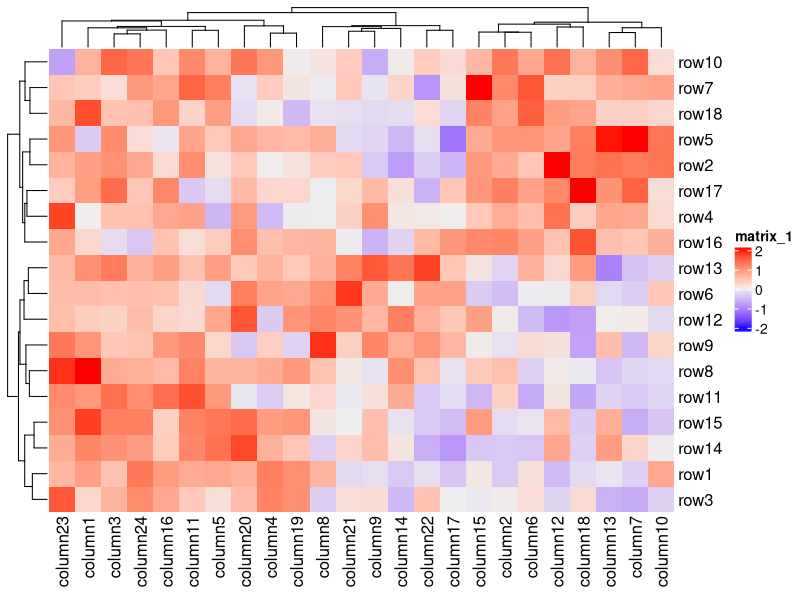
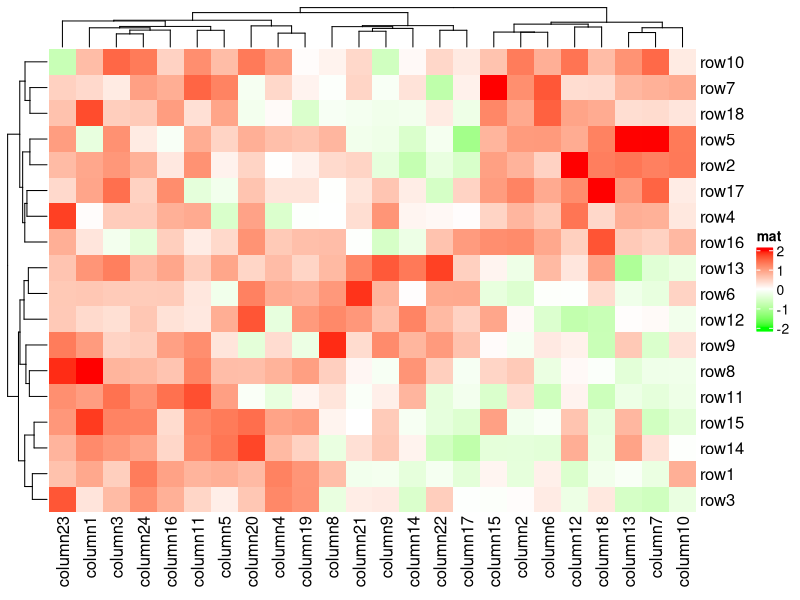
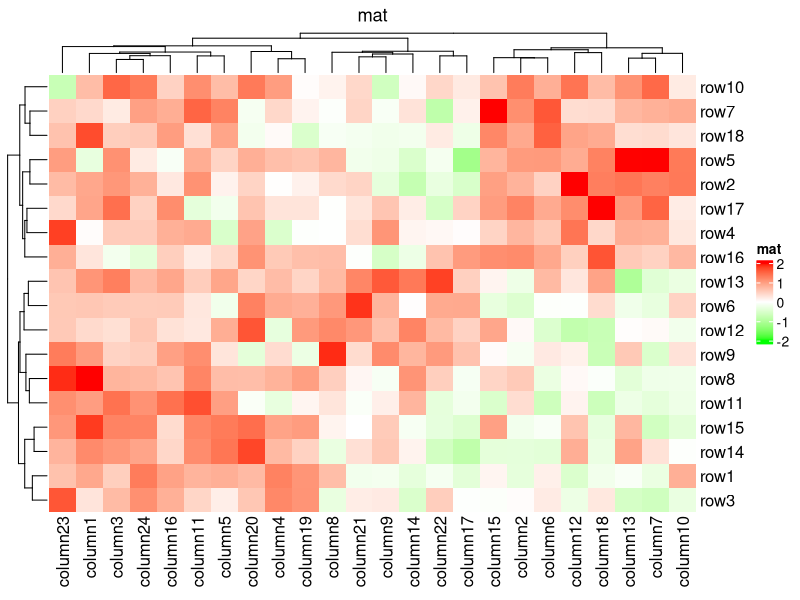
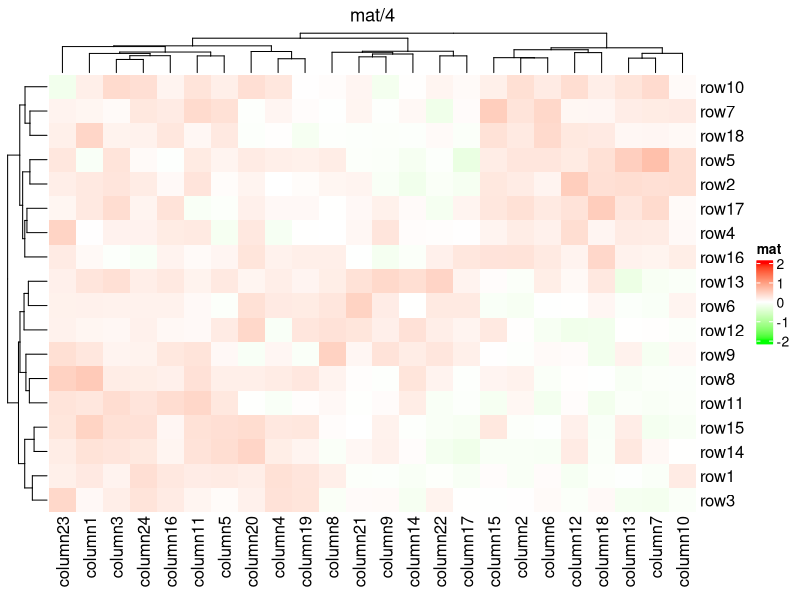
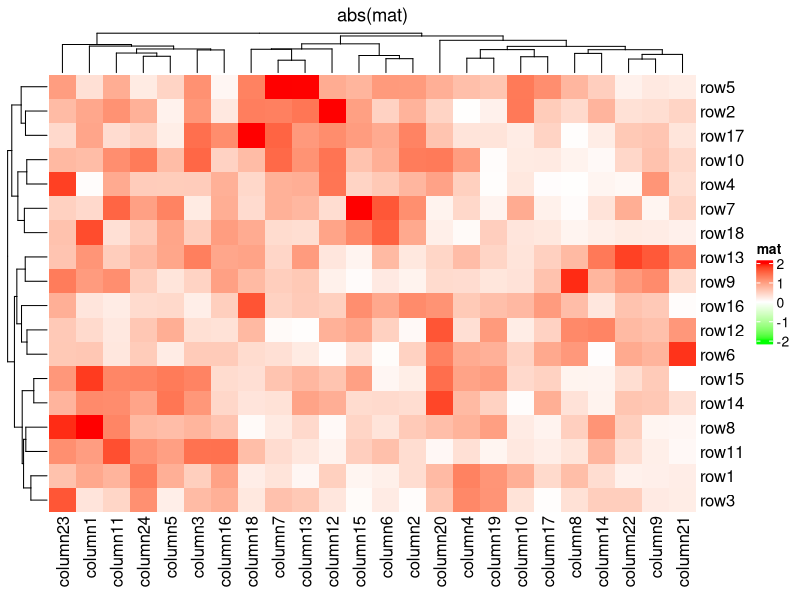
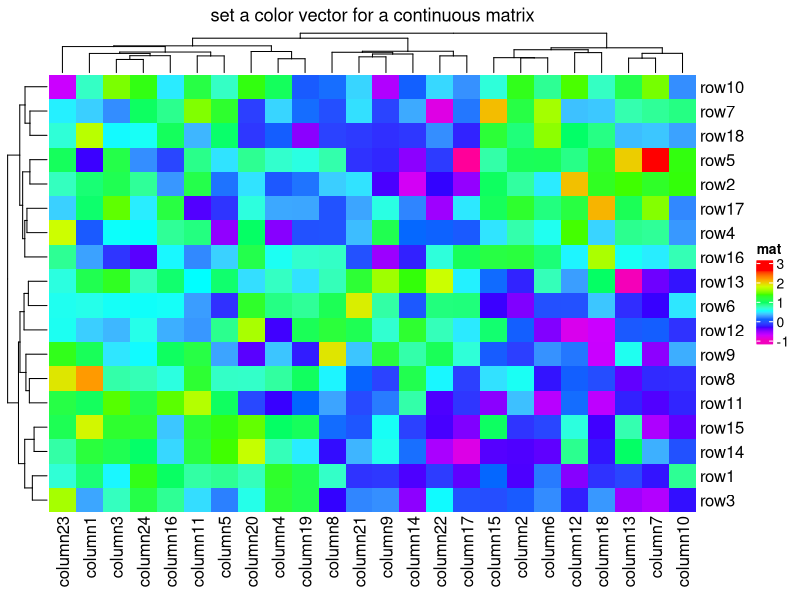
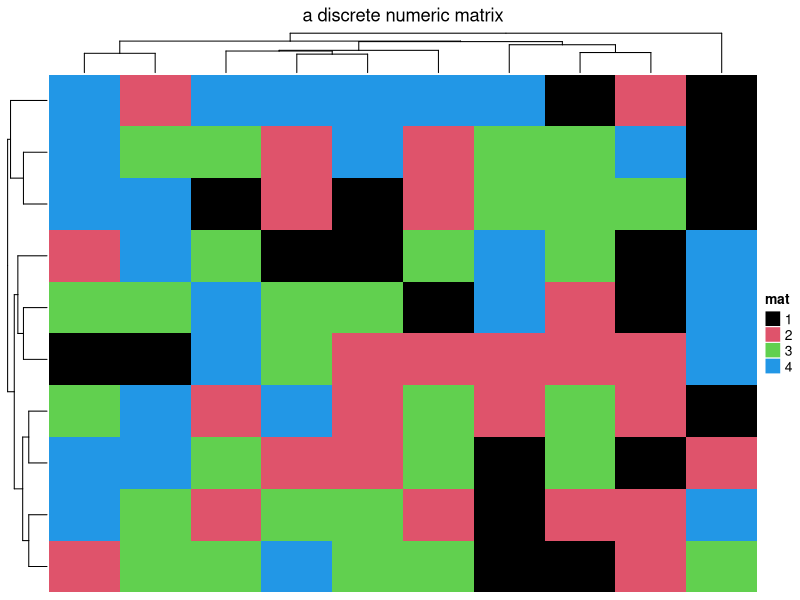
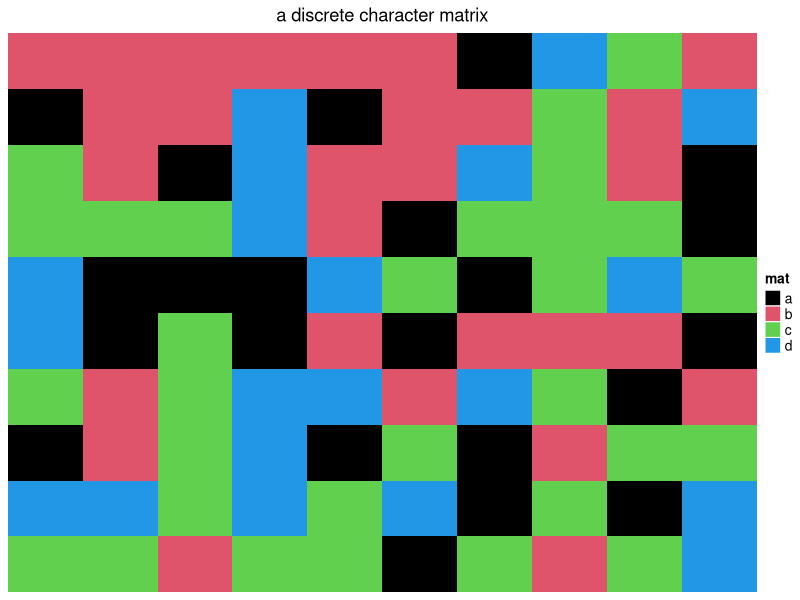

Generate these figures, in order, with R:
## ---- chunk 1
library(ComplexHeatmap)

set.seed(123)
nr1 = 4; nr2 = 8; nr3 = 6; nr = nr1 + nr2 + nr3
nc1 = 6; nc2 = 8; nc3 = 10; nc = nc1 + nc2 + nc3
mat = cbind(rbind(matrix(rnorm(nr1*nc1, mean = 1,   sd = 0.5), nr = nr1),
          matrix(rnorm(nr2*nc1, mean = 0,   sd = 0.5), nr = nr2),
          matrix(rnorm(nr3*nc1, mean = 0,   sd = 0.5), nr = nr3)),
    rbind(matrix(rnorm(nr1*nc2, mean = 0,   sd = 0.5), nr = nr1),
          matrix(rnorm(nr2*nc2, mean = 1,   sd = 0.5), nr = nr2),
          matrix(rnorm(nr3*nc2, mean = 0,   sd = 0.5), nr = nr3)),
    rbind(matrix(rnorm(nr1*nc3, mean = 0.5, sd = 0.5), nr = nr1),
          matrix(rnorm(nr2*nc3, mean = 0.5, sd = 0.5), nr = nr2),
          matrix(rnorm(nr3*nc3, mean = 1,   sd = 0.5), nr = nr3))
   )

mat = mat[sample(nr, nr), sample(nc, nc)] # random shuffle rows and columns
rownames(mat) = paste0("row", seq_len(nr))
colnames(mat) = paste0("column", seq_len(nc))
## ---- chunk 2
Heatmap(mat)
## ---- chunk 3
library(circlize)
col_fun <- colorRamp2(breaks = c(-2, 0, 2), c("green", "white", "red"))

col_fun(seq(-3, 3))

Heatmap(mat, name = "mat", col = col_fun)
## ---- chunk 4
par(mfrow = c(2,2))

Heatmap(mat, name = "mat", col = col_fun, column_title = "mat")
Heatmap(mat/4, name = "mat", col = col_fun, column_title = "mat/4")
Heatmap(abs(mat), name = "mat", col = col_fun, column_title = "abs(mat)")
## ---- chunk 5
Heatmap(mat, 
        name = "mat", 
        col = rev(rainbow(10)), 
        column_title = "set a color vector for a continuous matrix")
## ---- chunk 6
discrete_mat = matrix(sample(1:4, 100, replace = TRUE), 10, 10)
colors = structure(1:4, names = c("1", "2", "3", "4")) # black, red, green, blue
Heatmap(discrete_mat, name = "mat", col = colors,
    column_title = "a discrete numeric matrix")
## ---- chunk 7
discrete_mat = matrix(sample(letters[1:4], 100, replace = TRUE), 10, 10)
colors = structure(1:4, names = letters[1:4])
Heatmap(discrete_mat, name = "mat", col = colors,
    column_title = "a discrete character matrix")
## ---- chunk 8
Heatmap(mat, 
        border_gp = gpar(col = "black", lty = 2), 
        column_title = "set heatmap borders", 
        rect_gp = gpar(lty = 2, col = "grey", lwd = 0.5))
## ---- chunk 9
Heatmap(matrix = mat, 
        name = "mat", 
        rect_gp = gpar(type = "none"), 
        column_title = "nothing is drawn in the heatmap body")
## ---- chunk 10
library(ComplexHeatmap)
library(circlize)

set.seed(123)
mat <- matrix(rnorm(100), 10)
rownames(mat) <- paste0("R", 1:10)
colnames(mat) <- paste0("C", 1:10)

column_ha <- HeatmapAnnotation(foo1 = runif(10), 
                               bar1 = anno_barplot(runif(10)))
row_ha <- rowAnnotation(foo2 = runif(10), 
                        bar2 = anno_barplot(runif(10)))

Heatmap(mat, name = "mat", 
        top_annotation = column_ha, 
        right_annotation = row_ha)
## ---- chunk 11
column_ha
## ---- chunk 12
row_ha
## ---- chunk 13
ha <- HeatmapAnnotation(foo = 1:10)
plot(ha)
## ---- chunk 14
ha <- HeatmapAnnotation(bar = sample(letters[1:3], 10, replace = TRUE))
plot(ha)
## ---- chunk 15
?HeatmapAnnotation
col_fun <- colorRamp2(c(0, 5, 10), c("blue", "white", "red"))
ha <- HeatmapAnnotation(bar = sample(letters[1:3], 10, replace = T), 
                        col = list(bar = c("a" = "red", "b" = "green", "c" = "blue")))

plot(ha)
## ---- chunk 16
hs <- HeatmapAnnotation(
  foo = 1:10, 
  bar = sample(letters[1:3], 10, T), 
  col = list(
    foo = col_fun, # the continuous value should be a color mapping function
    bar = c("a" = "red", "b" = "green", "c" = "blue")
  )
)
plot(hs)
## ---- chunk 17
ha <- HeatmapAnnotation(
  foo = c(1:4, NA, 6:10), 
  bar = c(NA, sample(letters[1:3], 9, T)), 
  col = list(foo = col_fun, 
             bar = c("a" = "red", "b" = "green", "c" = "blue")), 
  na_col = "black"
)
plot(ha)
## ---- chunk 18
ha <- HeatmapAnnotation(
  foo = 1:10, 
  bar = sample(letters[1:3], 10, T), 
  col = list(
    foo = col_fun, 
    bar = c("a" = "red", "b" = "green", "c" = "blue")
  ),
  gp = gpar(col = "black", lty = 2)
)
plot(ha)
